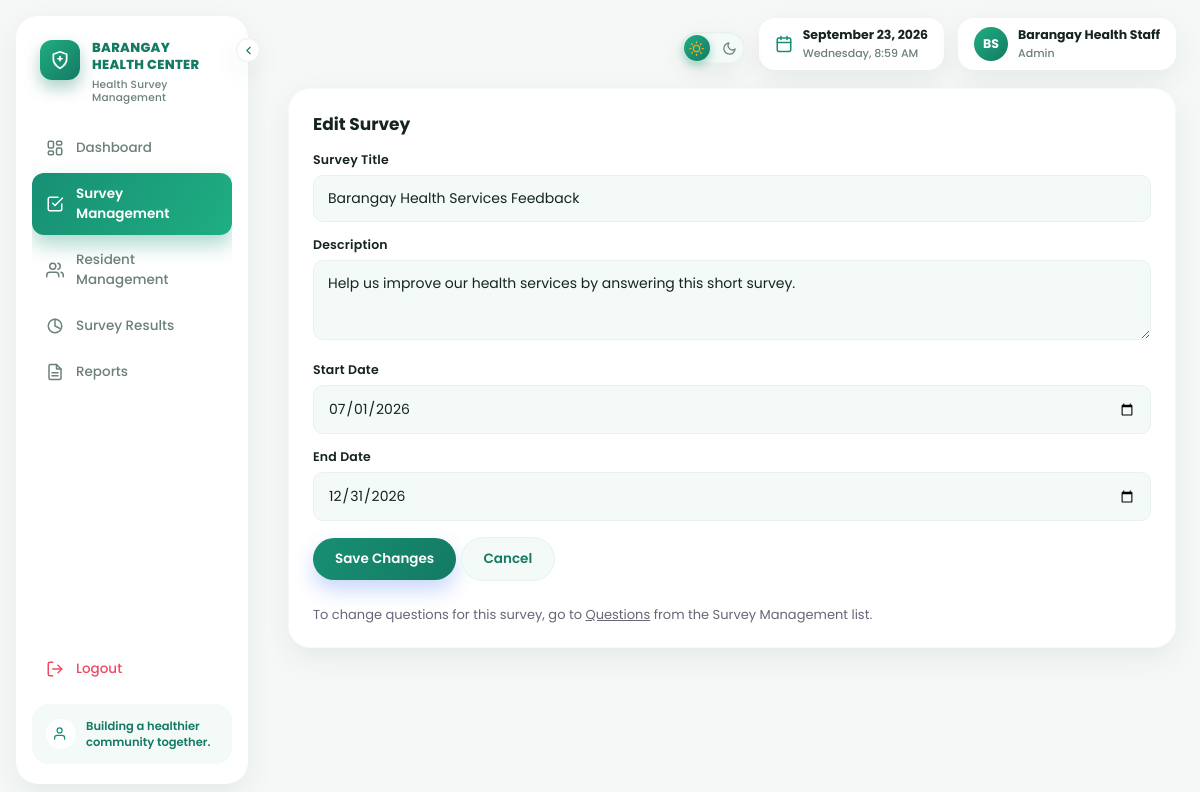
The page /staff/survey_edit.php?survey_id=1 (signed in) on the database its author committed.
### tables this page shows
CREATE TABLE surveys (
    survey_id INT AUTO_INCREMENT PRIMARY KEY,
    title VARCHAR(150) NOT NULL,
    description TEXT,
    created_by INT NOT NULL,
    start_date DATE NOT NULL,
    end_date DATE NOT NULL,
    status ENUM('active','inactive') DEFAULT 'active',
    created_at TIMESTAMP DEFAULT CURRENT_TIMESTAMP,
    FOREIGN KEY (created_by) REFERENCES staff(staff_id)
);

### includes/functions.php (called while the page is built, shortened)
<?php
function e($string) {
    return htmlspecialchars($string ?? "", ENT_QUOTES, "UTF-8");
}
?>

### staff/survey_edit.php (the view, shortened to what this page needs)
<?php
require_once __DIR__ . "/../includes/functions.php";
$survey_id = isset($_GET["survey_id"]) ? (int)$_GET["survey_id"] : 0;
$stmt = $conn->prepare("SELECT survey_id, title, description, start_date, end_date FROM surveys WHERE survey_id = ?");
$stmt->bind_param("i", $survey_id);
$stmt->execute();
$survey = $stmt->get_result()->fetch_assoc();
$original_start_date = $survey["start_date"];
?>
<!DOCTYPE html>
<html lang="en">
<head>
<link rel="stylesheet" href="../assets/css/style.css">
</head>
<body>
<?php include __DIR__ . "/../includes/staff_nav.php"; ?>
<div class="container">
<?php include __DIR__ . "/../includes/staff_topbar.php"; ?>
    <div class="card">
        <h2>Edit Survey</h2>
        <form method="POST">
            <label>Survey Title</label>
            <input type="text" name="title" required value="<?= e($survey["title"]) ?>">
            <label>Description</label>
            <textarea name="description"><?= e($survey["description"]) ?></textarea>
            <label>Start Date</label>
            <input type="date" name="start_date" id="start_date" required
                   min="<?= min(date("Y-m-d"), $original_start_date) ?>" value="<?= e($survey["start_date"]) ?>">
            <label>End Date</label>
            <input type="date" name="end_date" id="end_date" required
                   min="<?= date("Y-m-d") ?>" value="<?= e($survey["end_date"]) ?>">
            <button type="submit">Save Changes</button>
            <button type="button" class="btn btn-secondary" onclick="openConfirmModal({url: 'survey_management.php', title: 'Discard these changes?', message: 'Any edits you made to this survey will be lost.', confirmLabel: 'Discard', danger: true})">Cancel</button>
        </form>
        <p style="margin-top:16px; font-size:13px; color:#667;">
            To change questions for this survey, go to
            <a href="question_management.php?survey_id=<?= (int)$survey["survey_id"] ?>">Questions</a>
            from the Survey Management list.
        </p>
    </div>
</div>
</body>
</html>

### assets/css/style.css (style rules this page uses)
:root { --blue-900: #123832; --blue-700: #147a63; --blue-600: #178f74; --blue-500: #1fae82; --blue-400: #58c9a0; --blue-100: #e3f5ee; --blue-50: #f3faf7; --ink: #16241f; --muted: #6b8079; --line: #e9f1ee; --bg: #f5f8f7; --white: #ffffff; --green: #17c383; --red: #ef4a63; --amber: #f5a623; --radius-lg: 22px; --radius-md: 16px; --radius-sm: 10px; --shadow-card: 0 10px 30px rgba(18, 56, 50, 0.07); --shadow-pop: 0 16px 40px rgba(18, 56, 50, 0.14); --sidebar-w: 232px; --sidebar-w-collapsed: 80px; }
* { box-sizing: border-box; margin: 0; padding: 0; font-family: 'Poppins', 'Segoe UI', Arial, sans-serif; }
html { scroll-behavior: smooth; overflow-x: hidden; }
body { background: var(--bg); color: var(--ink); min-height: 100vh; overflow-x: hidden; -webkit-font-smoothing: antialiased; }
body { animation: bodyFade .5s ease both; }
a { color: inherit; }
body:has(.sidebar) { padding-left: calc(var(--sidebar-w) + 32px); padding-top: 16px; padding-bottom: 16px; transition: padding-left .22s ease; }
.container { max-width: 1440px; margin: 0 auto 22px; padding: 0 24px 32px; }
.card { background: var(--white); border-radius: var(--radius-lg); padding: 22px 24px; box-shadow: var(--shadow-card); margin-bottom: 18px; border: 1px solid rgba(43,76,168,.04); animation: cardIn .45s ease both; transition: box-shadow .25s ease, transform .25s ease; }
.card h2 { font-size: 17px; font-weight: 700; color: var(--ink); margin-bottom: 12px; }
label { display: block; font-size: 12.5px; font-weight: 600; margin: 14px 0 6px; color: var(--ink); letter-spacing: .2px; }
input, select, textarea { width: 100%; padding: 12px 14px; border: 1.5px solid var(--line); border-radius: var(--radius-sm); font-size: 14px; background: var(--blue-50); color: var(--ink); transition: border-color .18s ease, box-shadow .18s ease, background .18s ease; }
textarea { resize: vertical; min-height: 80px; }
button, .btn { display: inline-block; background: linear-gradient(120deg, var(--blue-600), var(--blue-700)); color: #fff; border: none; padding: 11px 22px; border-radius: 999px; font-size: 13.5px; font-weight: 600; cursor: pointer; margin-top: 16px; text-decoration: none; box-shadow: 0 10px 20px rgba(59,111,237,.28); transition: transform .18s ease, box-shadow .18s ease, filter .18s ease; margin-bottom: 8px; }
.btn-secondary { background: var(--blue-50); color: var(--blue-700); box-shadow: none; border: 1.5px solid var(--blue-100); }

### rows shown on the page
surveys: title "Barangay Health Services Feedback", description "Help us improve our health services by answering this short survey.", start_date "07/01/2026", end_date "12/31/2026"

### other values the page prints
$staff_initials "BS"
$_SESSION["staff_name"] "Barangay Health Staff"
$_SESSION["staff_role"] "Admin"
